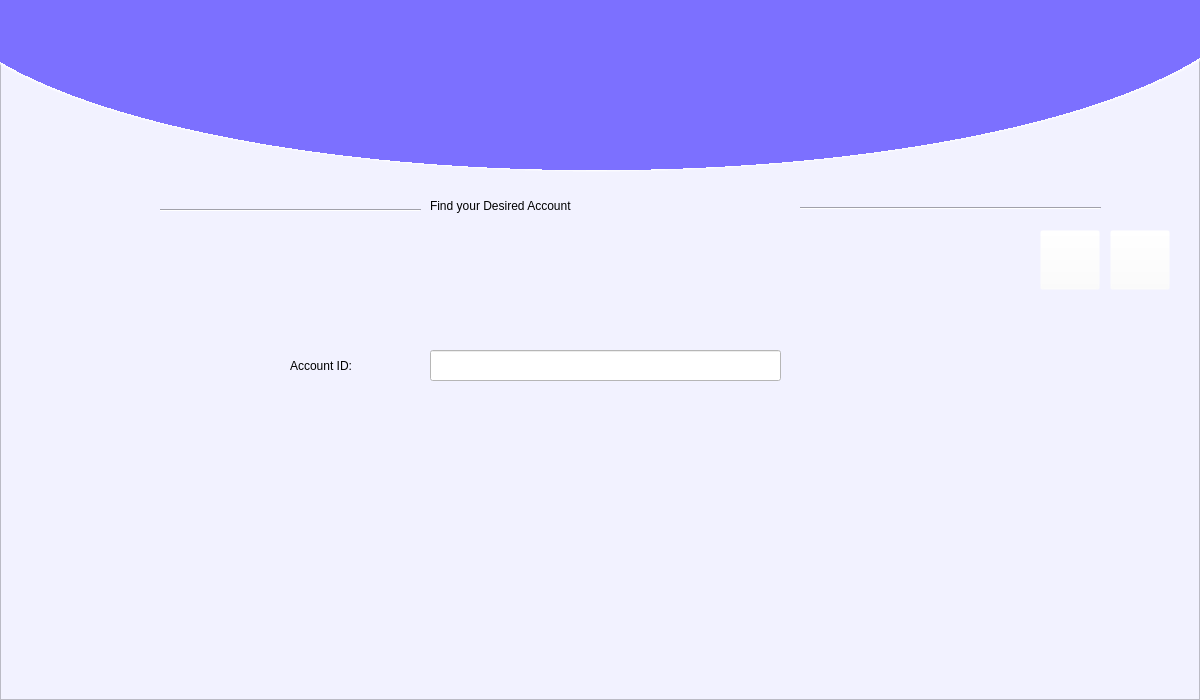
<?xml version="1.0" encoding="UTF-8"?>
<ui version="4.0">
 <class>Form</class>
 <widget class="QWidget" name="Form">
  <property name="geometry">
   <rect>
    <x>0</x>
    <y>0</y>
    <width>1200</width>
    <height>700</height>
   </rect>
  </property>
  <property name="maximumSize">
   <size>
    <width>1200</width>
    <height>700</height>
   </size>
  </property>
  <property name="windowTitle">
   <string>Form</string>
  </property>
  <widget class="QFrame" name="MainFrame">
   <property name="geometry">
    <rect>
     <x>0</x>
     <y>0</y>
     <width>1200</width>
     <height>700</height>
    </rect>
   </property>
   <property name="styleSheet">
    <string notr="true">background-color: rgb(242, 242, 255);</string>
   </property>
   <property name="frameShape">
    <enum>QFrame::StyledPanel</enum>
   </property>
   <property name="frameShadow">
    <enum>QFrame::Raised</enum>
   </property>
   <widget class="QWidget" name="TopBlueCurve" native="true">
    <property name="geometry">
     <rect>
      <x>-100</x>
      <y>-230</y>
      <width>1400</width>
      <height>410</height>
     </rect>
    </property>
    <property name="autoFillBackground">
     <bool>false</bool>
    </property>
    <property name="styleSheet">
     <string notr="true">background-color: qradialgradient(spread:pad, cx:0.5, cy:0.5, radius:0.911, fx:0.495, fy:0.5, stop:0 rgba(124, 112, 255, 255), stop:0.522167 rgba(124, 112, 255, 255), stop:0.522685 rgba(255, 255, 255, 255), stop:0.527094 rgba(255, 255, 255, 0));
</string>
    </property>
   </widget>
   <widget class="QLabel" name="label">
    <property name="geometry">
     <rect>
      <x>290</x>
      <y>340</y>
      <width>131</width>
      <height>51</height>
     </rect>
    </property>
    <property name="styleSheet">
     <string notr="true">font: 14pt &quot;Segoe UI Black&quot;;</string>
    </property>
    <property name="text">
     <string>Account ID:</string>
    </property>
   </widget>
   <widget class="QLineEdit" name="ID_entry">
    <property name="geometry">
     <rect>
      <x>430</x>
      <y>350</y>
      <width>351</width>
      <height>31</height>
     </rect>
    </property>
    <property name="styleSheet">
     <string notr="true">background-color: rgb(255, 255, 255);</string>
    </property>
   </widget>
   <widget class="QPushButton" name="search">
    <property name="geometry">
     <rect>
      <x>810</x>
      <y>340</y>
      <width>41</width>
      <height>41</height>
     </rect>
    </property>
    <property name="cursor">
     <cursorShape>PointingHandCursor</cursorShape>
    </property>
    <property name="styleSheet">
     <string notr="true">font: 14pt &quot;MS Shell Dlg 2&quot;;
background-color: rgba(255, 255, 255, 0);</string>
    </property>
    <property name="text">
     <string/>
    </property>
    <property name="icon">
     <iconset>
      <normaloff>../Images/search.png</normaloff>../Images/search.png</iconset>
    </property>
    <property name="iconSize">
     <size>
      <width>40</width>
      <height>40</height>
     </size>
    </property>
    <property name="flat">
     <bool>true</bool>
    </property>
   </widget>
   <widget class="QLabel" name="label_2">
    <property name="geometry">
     <rect>
      <x>430</x>
      <y>180</y>
      <width>361</width>
      <height>51</height>
     </rect>
    </property>
    <property name="styleSheet">
     <string notr="true">font: 75 16pt &quot;Segoe UI Black&quot;;</string>
    </property>
    <property name="text">
     <string>Find your Desired Account</string>
    </property>
   </widget>
   <widget class="Line" name="line">
    <property name="geometry">
     <rect>
      <x>800</x>
      <y>200</y>
      <width>301</width>
      <height>16</height>
     </rect>
    </property>
    <property name="orientation">
     <enum>Qt::Horizontal</enum>
    </property>
   </widget>
   <widget class="Line" name="line_2">
    <property name="geometry">
     <rect>
      <x>160</x>
      <y>200</y>
      <width>261</width>
      <height>20</height>
     </rect>
    </property>
    <property name="orientation">
     <enum>Qt::Horizontal</enum>
    </property>
   </widget>
   <widget class="QPushButton" name="back">
    <property name="geometry">
     <rect>
      <x>1040</x>
      <y>230</y>
      <width>60</width>
      <height>60</height>
     </rect>
    </property>
    <property name="cursor">
     <cursorShape>PointingHandCursor</cursorShape>
    </property>
    <property name="styleSheet">
     <string notr="true">background-color: rgba(255, 255, 255, 0);</string>
    </property>
    <property name="text">
     <string/>
    </property>
    <property name="icon">
     <iconset>
      <normaloff>../Images/arroe_left.png</normaloff>../Images/arroe_left.png</iconset>
    </property>
    <property name="iconSize">
     <size>
      <width>60</width>
      <height>60</height>
     </size>
    </property>
   </widget>
   <widget class="QPushButton" name="forward">
    <property name="geometry">
     <rect>
      <x>1110</x>
      <y>230</y>
      <width>60</width>
      <height>60</height>
     </rect>
    </property>
    <property name="cursor">
     <cursorShape>PointingHandCursor</cursorShape>
    </property>
    <property name="styleSheet">
     <string notr="true">background-color: rgba(255, 255, 255, 0);</string>
    </property>
    <property name="text">
     <string/>
    </property>
    <property name="icon">
     <iconset>
      <normaloff>../Images/arroe_right.png</normaloff>../Images/arroe_right.png</iconset>
    </property>
    <property name="iconSize">
     <size>
      <width>60</width>
      <height>60</height>
     </size>
    </property>
   </widget>
   <widget class="QPushButton" name="pushButton_2">
    <property name="geometry">
     <rect>
      <x>430</x>
      <y>30</y>
      <width>360</width>
      <height>150</height>
     </rect>
    </property>
    <property name="styleSheet">
     <string notr="true">background-color: rgba(255, 255, 255, 0);</string>
    </property>
    <property name="text">
     <string/>
    </property>
    <property name="icon">
     <iconset>
      <normaloff>../Images/Logo.png</normaloff>../Images/Logo.png</iconset>
    </property>
    <property name="iconSize">
     <size>
      <width>350</width>
      <height>350</height>
     </size>
    </property>
    <property name="flat">
     <bool>true</bool>
    </property>
   </widget>
  </widget>
 </widget>
 <resources>
  <include location="image.qrc"/>
 </resources>
 <connections/>
</ui>
